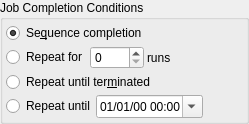
      <widget class="QGroupBox" name="completionGroup">
       <property name="title">
        <string>Job Completion Conditions</string>
       </property>
       <layout class="QVBoxLayout" name="verticalLayout_5">
        <property name="spacing">
         <number>3</number>
        </property>
        <property name="leftMargin">
         <number>3</number>
        </property>
        <property name="topMargin">
         <number>3</number>
        </property>
        <property name="rightMargin">
         <number>3</number>
        </property>
        <property name="bottomMargin">
         <number>3</number>
        </property>
        <item>
         <widget class="QRadioButton" name="sequenceCompletionR">
          <property name="toolTip">
           <string>The observation job is completed when the sequence is complete.</string>
          </property>
          <property name="text">
           <string>Se&amp;quence completion</string>
          </property>
          <property name="checked">
           <bool>true</bool>
          </property>
          <attribute name="buttonGroup">
           <string notr="true">completionButtonGroup</string>
          </attribute>
         </widget>
        </item>
        <item>
         <layout class="QHBoxLayout" name="horizontalLayout_11">
          <item>
           <widget class="QRadioButton" name="repeatCompletionR">
            <property name="text">
             <string>Repeat for</string>
            </property>
            <attribute name="buttonGroup">
             <string notr="true">completionButtonGroup</string>
            </attribute>
           </widget>
          </item>
          <item>
           <widget class="QSpinBox" name="repeatsSpin">
            <property name="toolTip">
             <string>Restart job until it is executed this many times.</string>
            </property>
            <property name="maximum">
             <number>1000</number>
            </property>
           </widget>
          </item>
          <item>
           <widget class="QLabel" name="label_12">
            <property name="text">
             <string>runs</string>
            </property>
           </widget>
          </item>
          <item>
           <spacer name="horizontalSpacer_6">
            <property name="orientation">
             <enum>Qt::Horizontal</enum>
            </property>
            <property name="sizeHint" stdset="0">
             <size>
              <width>40</width>
              <height>20</height>
             </size>
            </property>
           </spacer>
          </item>
         </layout>
        </item>
        <item>
         <widget class="QRadioButton" name="loopCompletionR">
          <property name="toolTip">
           <string>Restart the sequence job indefinitely.</string>
          </property>
          <property name="text">
           <string>Repeat until ter&amp;minated</string>
          </property>
          <attribute name="buttonGroup">
           <string notr="true">completionButtonGroup</string>
          </attribute>
         </widget>
        </item>
        <item>
         <layout class="QHBoxLayout" name="horizontalLayout_8">
          <property name="spacing">
           <number>1</number>
          </property>
          <item>
           <widget class="QRadioButton" name="timeCompletionR">
            <property name="toolTip">
             <string>Terminate the job on the given date and time.</string>
            </property>
            <property name="text">
             <string>Repeat until</string>
            </property>
            <attribute name="buttonGroup">
             <string notr="true">completionButtonGroup</string>
            </attribute>
           </widget>
          </item>
          <item>
           <widget class="QDateTimeEdit" name="completionTimeEdit">
            <property name="displayFormat">
             <string>dd/MM/yy hh:mm</string>
            </property>
            <property name="calendarPopup">
             <bool>true</bool>
            </property>
            <property name="timeSpec">
             <enum>Qt::LocalTime</enum>
            </property>
           </widget>
          </item>
          <item>
           <spacer name="horizontalSpacer_7">
            <property name="orientation">
             <enum>Qt::Horizontal</enum>
            </property>
            <property name="sizeHint" stdset="0">
             <size>
              <width>40</width>
              <height>20</height>
             </size>
            </property>
           </spacer>
          </item>
         </layout>
        </item>
       </layout>
      </widget>
